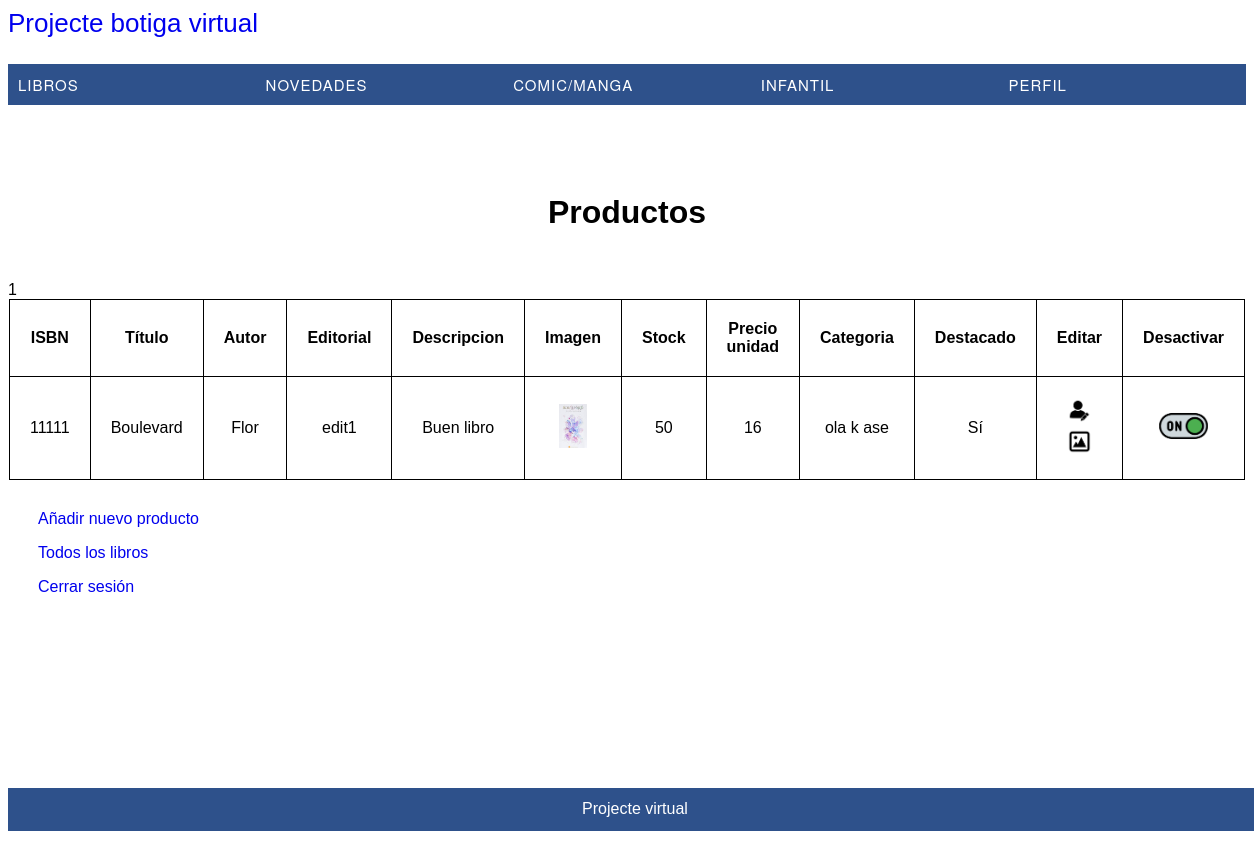
Screenshot of /index.php?controller=libro&action=infoLibro&isbn=11111 with the database file from the repository.
### tables this page shows
CREATE TABLE `libros` (
  `ISBN` varchar(20) NOT NULL,
  `titulo` varchar(20) NOT NULL,
  `autor` varchar(20) NOT NULL,
  `editorial` varchar(20) NOT NULL,
  `descripcion` varchar(50) NOT NULL,
  `foto` varchar(60) NOT NULL,
  `stock` int(5) NOT NULL,
  `precioUni` int(10) NOT NULL,
  `idCategoria` int(11) NOT NULL,
  `destacado` tinyint(1) NOT NULL DEFAULT 0,
  `novedades` date NOT NULL,
  `activo` tinyint(1) NOT NULL DEFAULT 1
);

CREATE TABLE `categorias` (
  `id` int(11) NOT NULL,
  `nombre` varchar(20) NOT NULL,
  `activo` int(11) NOT NULL DEFAULT 1
);

### config/database.php (called while the page is built, shortened)
<?php
class Database{
    public function __construct(){
        $servername = "localhost";
        $dbname= "libreria";
        $username = "root";
        $password = "";
		$this->db = new PDO("mysql:host=$servername;dbname=$dbname",$username, $password);
    }
}
?>

### models/libro.php (called while the page is built, shortened)
<?php
require_once 'config/database.php';
class Libro extends Database{
    private $isbn;
    public function getIsbn(){
        return $this->isbn;
    }
    public function setIsbn($isbn){
        $this->isbn = $isbn;
    }
    public function infoLibro(){
        $sql = "SELECT * FROM libros INNER JOIN categorias ON idCategoria = id WHERE ISBN = '".$this ->getIsbn()."'";
        $rows = $this->db->query($sql);
        return $rows;
    }
}
?>

### views/admin/productos/infoLibro.php (the view, shortened to what this page needs)
<h1 class="prod">Productos</h1>
<table>
    <tr>
        <th>ISBN</th>
        <th>Título</th>
        <th>Autor</th>
        <th>Editorial</th>
        <th>Descripcion</th>
        <th>Imagen</th>
        <th>Stock</th>
        <th>Precio unidad</th>
        <th>Categoria</th>
        <th>Destacado</th>
        <th>Editar</th>
        <th>Desactivar</th>
    <?php
    foreach ($rows as $row) {
        $isbn = $row['ISBN'];
        echo "<tr>";
            echo "<td>". $row['ISBN'] . "</td>";
            echo "<td>".$row['titulo'] . "</td>";
            echo "<td>".$row['autor'] . "</td>";
            echo "<td>".$row['editorial'] . "</td>";
            echo "<td>".$row['descripcion'] . "</td>";
            ?>
            <td>
                <img class="pic" src="<?php echo $row['foto'] ?>"/>
            </td>
            <?php
            echo "<td>".$row['stock'] . "</td>";
            echo "<td>".$row['precioUni'] . "</td>";
            echo "<td>".$row['nombre'] . "</td>";
            if($row['destacado']==0){
                echo "<td>No</td>";
            }
            else{
                echo "<td>Sí</td>";
            }
            echo "<td>
                <a href='index.php?controller=libro&action=formEditar&isbn=$isbn'><img class='edit' src='pic/datos.png'></a>
                <a href='index.php?controller=libro&action=formEditFoto&isbn=$isbn'><img class='edit' src='pic/image.png'></a>
            </td>";
            if($row['activo']==1){?>
                <td>
                    <a href="#"><img class="edit" src="pic/activado.png"></a>
                </td><?php
            }
            else{?>
                <td>
                    <a href="#"><img class="edit" src="pic/desactivado.png"></a>
                </td><?php
            }
        echo "</tr>";
    }
    ?>
    </tr>
</table>
<div class="addProd">
    <p><a href="index.php?controller=libro&action=formAñadir">Añadir nuevo producto</a></p>
    <p><a href="index.php?controller=libro&action=mostrarLibros">Todos los libros</a></p>
    <p><a href="index.php?controller=admin&action=salir">Cerrar sesión</a></p>
</div>

### styles/styles.css (style rules this page uses)
body { font-family: sans-serif; height: 100%; margin-bottom: 20%; }
#menu ul { list-style:none; margin:0; padding:0; }
#menu ul li { background-color:#2e518b; width:20%; }
#menu ul a { display:block; color:#fff; text-decoration:none; font-weight:400; font-size:15px; padding:10px; font-family:"HelveticaNeue", "Helvetica Neue", Helvetica, Arial, sans-serif; text-transform:uppercase; letter-spacing:1px; }
#menu ul li { position:relative; float:left; margin:0; padding:0; }
#menu { width:100%; height:100px; }
header { margin-bottom:2%; }
header a { font-size:26px; text-decoration: none; }
body { height:100%; }
footer p { text-align: center; background-color:#2e518b; color:#fff; padding:1% 0; }
footer { bottom:0; position:fixed; width:100%; }
a { text-decoration: none; }
table { border: 1px solid; margin: 10%; border-collapse: collapse; width: 80%; margin: auto; }
td , th { border: 1px solid; padding: 20px; text-align: center; }
.prod { text-align: center; margin-top: 30px; margin-bottom: 50px; }
.addProd { margin: 30px; }
.pic { height: 50%; width: 50%; }
.edit { width: 60%; height: 60%; }

### rows the page displays
libros: ISBN "11111", titulo "Boulevard", autor "Flor", editorial "edit1", descripcion "Buen libro", foto (picture), stock "50", precioUni "16", idCategoria.nombre "ola k ase", destacado "Sí"
